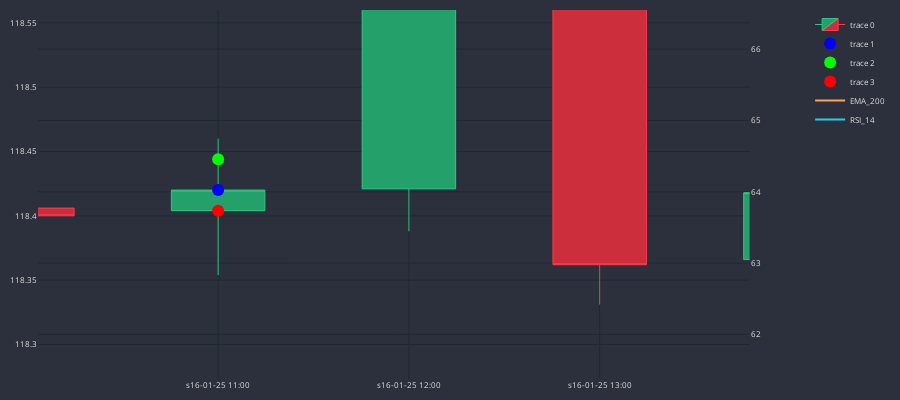

Notebook code for this chart:
### Code cell
df_plot = df_slim.iloc[60:200].copy()
cp = CandlePlot(df_plot)

marker = ['mid_c', 'TP', 'SL']
marker_color = ['#0000FF', '#00FF00', '#FF0000']

trades = cp.df_plot[cp.df_plot.trade != NONE]

for i in range(3):
    cp.fig.add_trace(go.Scatter(
        x = trades.sTime,
        y = trades[marker[i]],
        mode='markers',
        marker = dict(color=marker_color[i], size=12)
    ))

cp.show_plot(line_traces=['EMA_200'], sec_traces=['RSI_14'])

### Figure 1 — Plotly figure (JSON) as saved in the notebook; plotly's stock layout.template omitted (floating-point values rounded to 4 significant figures; data arrays with more than 128 entries replaced by an {"elided": "..."} marker saying what was removed)
{"data": [{"close": {"elided": "140 float values"}, "decreasing": {"fillcolor": "#CC2E3C", "line": {"color": "#FF3A4C"}}, "high": {"elided": "140 float values"}, "increasing": {"fillcolor": "#24A06B", "line": {"color": "#2EC886"}}, "line": {"width": 1}, "low": {"elided": "140 float values"}, "opacity": 1, "open": {"elided": "140 float values"}, "type": "candlestick", "x": {"elided": "140 str values"}}, {"marker": {"color": "#0000FF", "size": 12}, "mode": "markers", "type": "scatter", "x": ["s16-01-18 21:00", "s16-01-25 11:00", "s16-01-25 22:00", "s16-01-26 02:00"], "y": [117.3, 118.4, 118.3, 118.2]}, {"marker": {"color": "#00FF00", "size": 12}, "mode": "markers", "type": "scatter", "x": ["s16-01-18 21:00", "s16-01-25 11:00", "s16-01-25 22:00", "s16-01-26 02:00"], "y": [117.3, 118.4, 118.4, 118.4]}, {"marker": {"color": "#FF0000", "size": 12}, "mode": "markers", "type": "scatter", "x": ["s16-01-18 21:00", "s16-01-25 11:00", "s16-01-25 22:00", "s16-01-26 02:00"], "y": [117.3, 118.4, 118.3, 118.1]}, {"line": {"shape": "spline", "width": 2}, "name": "EMA_200", "type": "scatter", "x": {"elided": "140 str values"}, "xaxis": "x", "y": {"elided": "140 float values"}, "yaxis": "y"}, {"line": {"shape": "spline", "width": 2}, "name": "RSI_14", "type": "scatter", "x": {"elided": "140 str values"}, "xaxis": "x", "y": {"elided": "140 float values"}, "yaxis": "y2"}], "layout": {"font": {"color": "#e1e1e1", "size": 8}, "height": 400, "margin": {"b": 10, "l": 10, "r": 10, "t": 10}, "paper_bgcolor": "#2c303c", "plot_bgcolor": "#2c303c", "width": 900, "xaxis": {"anchor": "y", "autorange": false, "domain": [0, 0.94], "gridcolor": "#1f292f", "nticks": 5, "range": [113.1, 116.8], "rangeslider": {"visible": false, "yaxis": {}, "yaxis2": {}}, "type": "category"}, "yaxis": {"anchor": "x", "autorange": false, "domain": [0, 1], "gridcolor": "#1f292f", "range": [118.3, 118.6], "type": "linear"}, "yaxis2": {"anchor": "x", "autorange": false, "gridcolor": "#1f292f", "overlaying": "y", "range": [61.37, 66.55], "side": "right", "type": "linear"}}}
